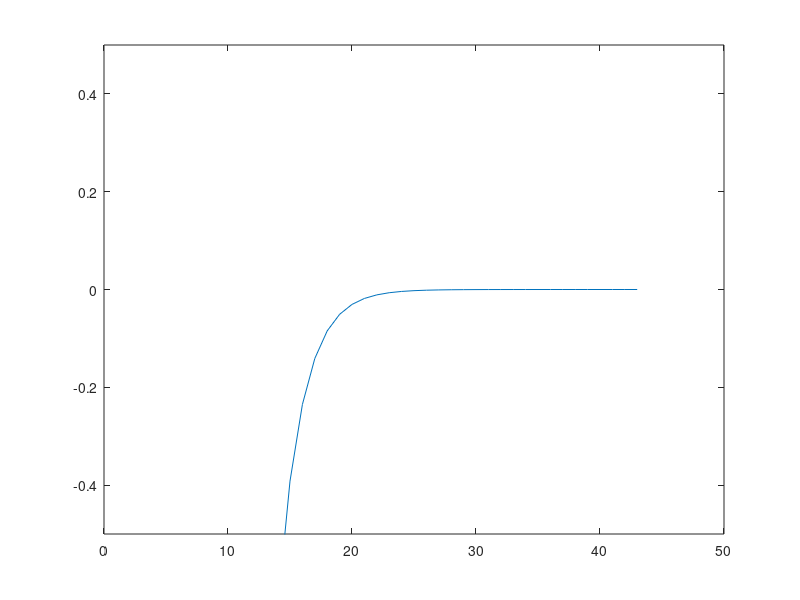

The MATLAB source for this figure: (Note: this script raises an error after producing the figure.)
close all
clear all
clc

%==========================================================================
% Gradient descent method in the simplest fashion
%==========================================================================
tau = 2e-1;
f = @(x)(x.^2);
fgrad = @(x)(2.*x);
x = linspace(-10,10,100);
x0 = -500;
tol = 1e-6;
err = 10000;
it = 1;

x1(1) = x0;

while err > tol
	fprintf('Iteration number %2d \n',it)

	fgradx0 = fgrad(x0);

	fprintf('Gradient at x0 = %3.3f \n',fgradx0)
    
	x1(it+1) = x0-tau.*fgradx0;

	err = abs(fgradx0);

	if err > tol
		x0 = x1(it+1);
	end

	fprintf('New x = %3.3f \n',x0)
	it = it+1;
end

figure
plot(1:it,x1)
ylim([-0.5 0.5])

%==========================================================================
% Gradient descent method in 2-D
%==========================================================================
close all
clear all
clc

set(0,'defaulttextinterpreter','factory')
set(0,'defaultAxesFontName','Palatino LinoType')
figs_folder = 'figures/';

eta = 10;
f = @(x)(0.5.*(x(1).^2 + eta.*x(2).^2));

% Background image of the function
t     = linspace(-0.7,0.7,101);
[u,v] = meshgrid(t,t);
F     = (u.^2 + eta*v.^2)/2;

figure
imagesc(t,t,F)
hold on
contour(t,t,F, 20, 'k')

Gradf = @(x)[x(1); eta*x(2)];

% Step-size tau < 2/eta
tau = 1.8/eta;

% Perform the gradient descent using a fixed step size tau. 
% Display the decay of the energy f(x(k)) through the iteration. 
% Save the iterates so that |X(:,k)| corresponds to x(k).

tol = 1e-5;
x0 = [1;1];
x1 = [];
x1(:,1) = x0;
it = 1;
err = [1000;1000];

while err(1) > tol | err(2) > tol
	fx1(:,it) = f(x0);

	grad = Gradf(x0);

	err = abs(grad);
	x0 = x0 - tau*grad;
	it = it+1;
	x1(:,it) = x0;
end

figure
plot(log10(fx1))
xlim([1 length(fx1)])
title('Log_{10}(x^{(k)})')

figure
imagesc(t,t,F)
hold on
contour(t,t,F, 20,'k-');
plot(x1(1,:), x1(2,:),'k.-');

close all

% For several step-size parameters
symb = {'-','--','-.'};
cmap = lines(4);

taulist = [0.3 1 1.7]/eta;
xinit = [[0.7;0.7],[-0.7;0.5],[-0.7;-0.6]];

figure
imagesc(t,t,F)
colormap(summer(256))
hold on
contour(t,t,F, 20,'k-');
for tt = 1:length(taulist)
	x1 = [];
	x0 = xinit(:,tt);
	tau = taulist(tt);
	x1(:,1) = x0;

	err = [1000;1000];
	it = 1;

	while err > tol
		fx1(:,it) = f(x0);

		grad = Gradf(x0);

		err = max(abs(grad));
		x0 = x0 - tau*grad;
		it = it+1;
		x1(:,it) = x0;
	end
	plot(x1(1,:), x1(2,:),symb{tt},'Color',cmap(tt+1,:),'LineWidth',2);
end
set(gca,'YDir','normal')
axis equal;
export_fig(sprintf('%sgradient_descent_2D',figs_folder),'-pdf','-transparent');